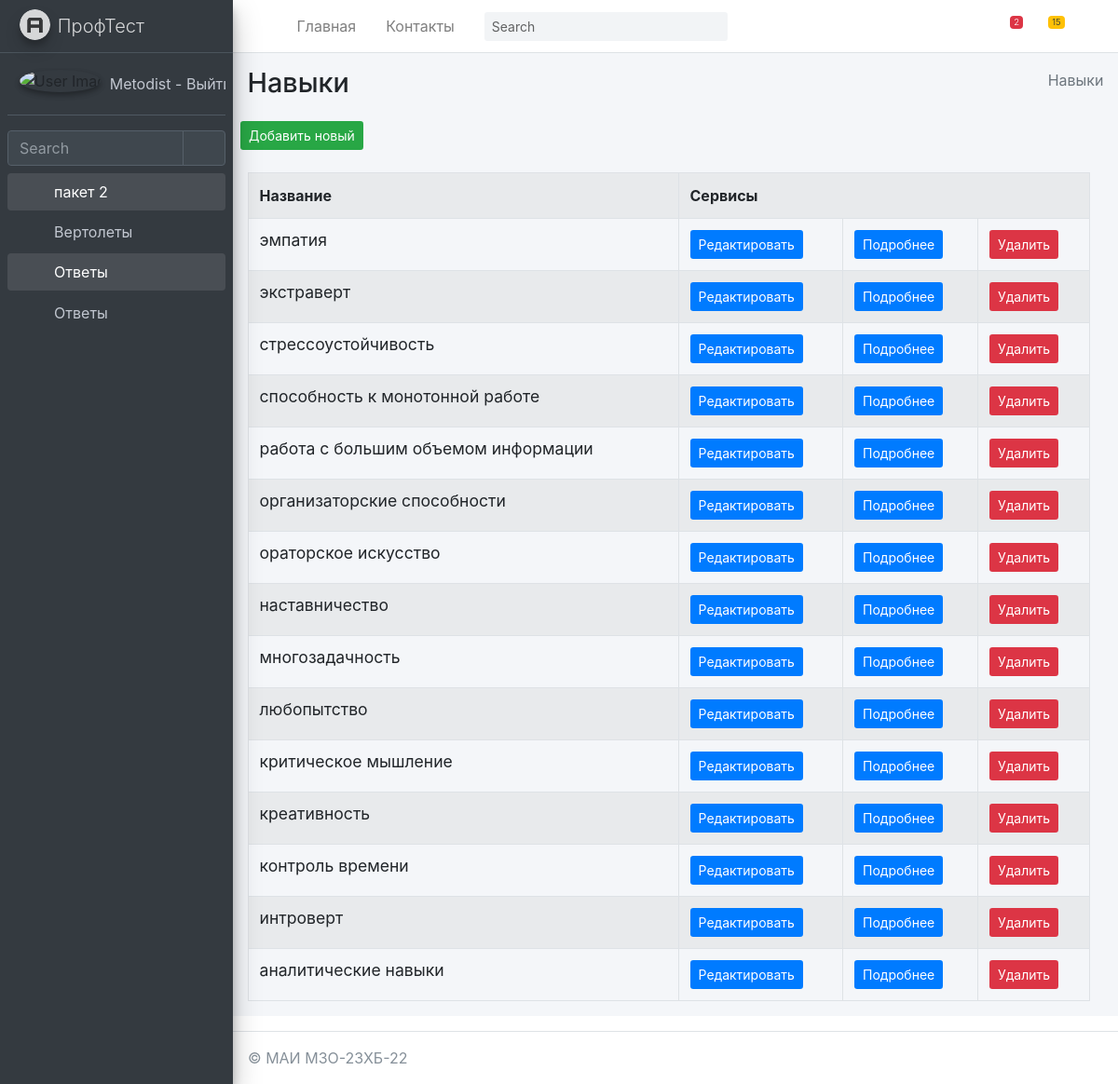
Screenshot of /anketa/skills/ (signed in) with the database file from the repository.
### mysite/anketa/models.py (models this page shows, shortened)
class Skills(models.Model):
    title = models.TextField(max_length=50, verbose_name="Название")
    class Meta:
        ordering = ["-title"]
        verbose_name = "Навык"
        verbose_name_plural = "Навыки"

### mysite/anketa/views.py (the view)
# urls.py: path('skills/', SkillsView.as_view(), name='skills'),
@method_decorator(login_required(login_url='/login/'), name='dispatch')
class SkillsView(ListView):
	model = Skills
	context_object_name = 'skills_list'
	success_url = reverse_lazy('anketa:SkillsView')
	paginate_by = item_for_page
	def get_context_data(self, *, object_list=None, **kwargs):
		context = super(SkillsView,self).get_context_data(**kwargs)
		context['sometry'] = self.model._meta.verbose_name_plural
		context['col1name'] = self.model._meta.get_field("title").verbose_name
		context['collastname'] = 'Cервисы'
		return context

### mysite/anketa/templates/anketa/skills_list.html (shortened to what this page needs)
{% extends "anketa/base.html" %}
{% block content %}
{% load anketa_tags %}
<div class="content-wrapper">
    {% block sidebar %}
    {% include 'anketa/includes/_breadcrumb.html' %}
    {% endblock %}
    <section class="content">
        <button class="btn bg-success btn-sm">
            <a href="{% url 'anketa:SkillsCreate' %}" class=''>
                Добавить новый
            </a>
        </button>
        <br><br>
        <div class="container-fluid row">
            <div class="col-md-12">
                <table class="table table-striped table-bordered ">
                    <tr>
                        <th class="w-10">{{ col1name }}</th>
                        <th colspan="3">Сервисы</th>
                    </tr>
                    {% for item in skills_list %}
                    <tr>
                        <td>
                            <h5 class="card-title">
                                {{ item.title }}
                            </h5>
                        </td>
                        <td>
                            <button class="btn bg-primary  btn-sm">
                                <a href="{% url 'anketa:SkillsUpdate' item.pk %}">Редактировать</a>
                            </button>
                        </td>
                        <td>
                            <button class="btn bg-primary  btn-sm">
                                <a href="{% url 'anketa:SkillsDetail' item.pk %}">Подробнее</a>
                            </button>
                        </td>
                        <td>
                            <button class="btn bg-danger  btn-sm" >
                                <a href="{% url 'anketa:SkillsDelete' item.pk %}">Удалить</a>
                            </button>
                        </td>
                    </tr>
                    {% endfor %}
                </table>
            </div>
        </div>
    </section>
</div>
{% endblock %}

### mysite/templates/includes/full_sidebar.html
<aside class="main-sidebar sidebar-dark-primary elevation-4">
    <a href="/" class="brand-link">
        <img src="{{ ASSETS_ROOT }}/img/AdminLTELogo.png" alt="AdminLTE Logo" class="brand-image img-circle elevation-3"
             style="opacity: .8">
        <span class="brand-text font-weight-light">ПрофТест</span>
    </a>
    <div class="sidebar">
        <div class="user-panel mt-3 pb-3 mb-3 d-flex">
            <div class="image">
                <img src="{{ ASSETS_ROOT }}/img/user2-160x160.jpg" class="img-circle elevation-2" alt="User Image">
            </div>
            <div class="info">
                <a href="{% url 'logout' %}" class="d-block">
                    {{ request.user.username }} - Выйти2
                </a>
            </div>
        </div>
        <div class="form-inline">
            <div class="input-group" data-widget="sidebar-search">
                <input class="form-control form-control-sidebar" type="search" placeholder="Search" aria-label="Search">
                <div class="input-group-append">
                    <button class="btn btn-sidebar">
                        <i class="fas fa-search fa-fw"></i>
                    </button>
                </div>
            </div>
        </div>
        <nav class="mt-2">
            <ul class="nav nav-pills nav-sidebar flex-column" data-widget="treeview" role="menu" data-accordion="false">
                {% for item1 in SIDEBAR %}
                    <li class="nav-item {% if 'children' in item1 %} has-treeview menu-is-opening menu-open {% endif %}">
                    <a href="{% if 'children' in item1 %}#{% else %}{{ item1.url }}{% endif %}" class="nav-link">
                        <i class="nav-icon fas fa-circle {{ item1.color }}"></i>
                        <p>
                            {{ item1.name }}
                            {% if 'children' in item1 %}<i class="right fas fa-angle-left"></i>{% endif %}
                        </p>
                    </a>
                    <ul class="nav nav-treeview">
                    {% if 'children' in item1 %}
                        {% for item2 in item1.children %}
                            <li class="nav-item">
                                <a href="{{ item2.url }}" class="nav-link">
                                    <i class="far fa-circle nav-icon"></i>
                                    <p>{{ item2.name }}</p>
                                </a>
                            </li>
                        {% endfor %}
                    {% endif %}
                    </ul>
                    </li>
                {% endfor %}
            </ul>
        </nav>
    </div>
</aside>

### rows the page displays
Skills: title "эмпатия"
Skills: title "экстраверт"
Skills: title "стрессоустойчивость"
Skills: title "способность к монотонной работе"
Skills: title "работа с большим объемом информации"
Skills: title "организаторские способности"
Skills: title "ораторское искусство"
Skills: title "наставничество"
Skills: title "многозадачность"
Skills: title "любопытство"
Skills: title "критическое мышление"
Skills: title "креативность"
Skills: title "контроль времени"
Skills: title "интроверт"
Skills: title "аналитические навыки"

### other values shown
{{ request.user.username }} "Metodist"
{{ item1.name }} "пакет 2" "Ответы"
{{ item2.name }} "Вертолеты" "Ответы"
{{ sometry }} "Навыки"
{{ col1name }} "Название"
